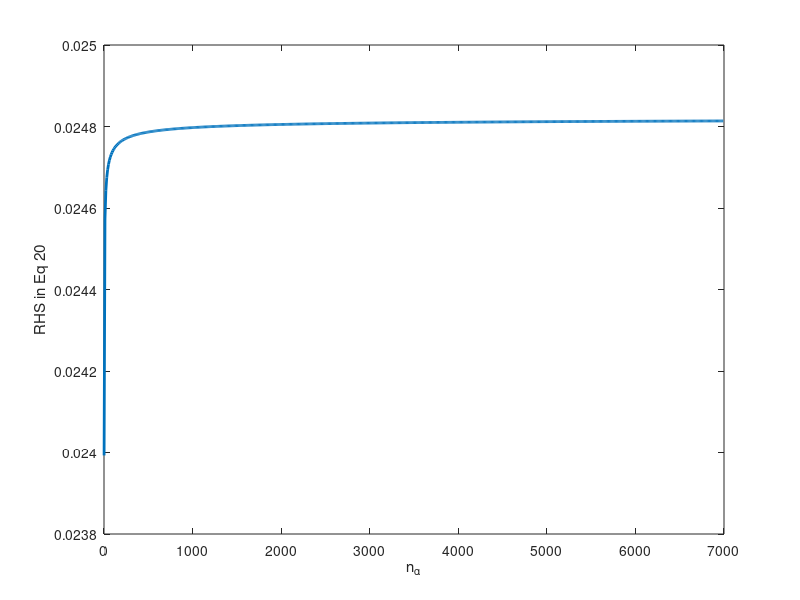

The MATLAB script that drew this image:
length_scale = exp(1.1341);
signal_std = exp(-1.3895);
noise_std = exp(-5.0313); 	
lipschitz = 3;
lipschitz_1 = 5;
epsilon = 0.25; delta = 0.8;
a= 0.1; b = 0.1;
n = 1:10:7000;
subexpression1 = sqrt(2)./sqrt(1/signal_std^2+n/noise_std^2);
subexpression2 = erfinv(delta/(1-a*exp(-lipschitz_1^2/b^2)));
expression = (1/(lipschitz+sqrt(2)*lipschitz_1))*(epsilon-subexpression1*subexpression2);	

plot(n, expression, 'Linewidth', 2);
xlabel('n_{\alpha}'); ylabel('RHS in Eq 20');